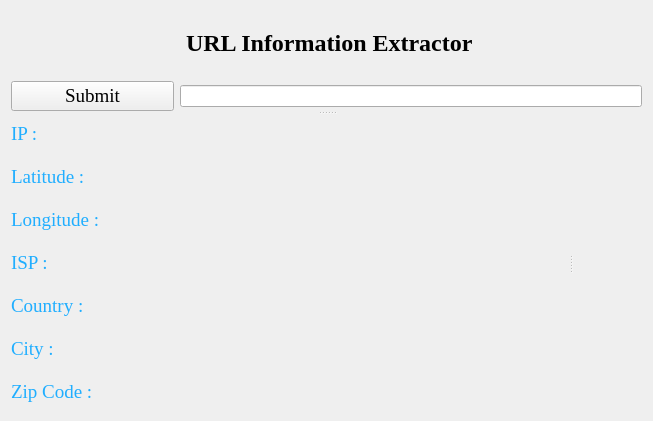
<?xml version="1.0" encoding="UTF-8"?>
<ui version="4.0">
 <class>Window</class>
 <widget class="QWidget" name="Window">
  <property name="geometry">
   <rect>
    <x>0</x>
    <y>0</y>
    <width>653</width>
    <height>421</height>
   </rect>
  </property>
  <property name="windowTitle">
   <string>URL Extractor</string>
  </property>
  <layout class="QGridLayout" name="gridLayout_2">
   <item row="0" column="1">
    <widget class="QSplitter" name="splitter_2">
     <property name="orientation">
      <enum>Qt::Vertical</enum>
     </property>
     <widget class="QWidget" name="Form" native="true">
      <layout class="QGridLayout" name="gridLayout">
       <item row="1" column="0">
        <widget class="QPushButton" name="pushButton">
         <property name="sizePolicy">
          <sizepolicy hsizetype="Expanding" vsizetype="Fixed">
           <horstretch>0</horstretch>
           <verstretch>0</verstretch>
          </sizepolicy>
         </property>
         <property name="font">
          <font>
           <family>Times New Roman</family>
           <pointsize>14</pointsize>
          </font>
         </property>
         <property name="text">
          <string>Submit</string>
         </property>
        </widget>
       </item>
       <item row="0" column="3">
        <spacer name="horizontalSpacer_2">
         <property name="orientation">
          <enum>Qt::Horizontal</enum>
         </property>
         <property name="sizeHint" stdset="0">
          <size>
           <width>40</width>
           <height>20</height>
          </size>
         </property>
        </spacer>
       </item>
       <item row="0" column="0">
        <spacer name="horizontalSpacer">
         <property name="orientation">
          <enum>Qt::Horizontal</enum>
         </property>
         <property name="sizeHint" stdset="0">
          <size>
           <width>40</width>
           <height>20</height>
          </size>
         </property>
        </spacer>
       </item>
       <item row="1" column="1" colspan="3">
        <widget class="QLineEdit" name="lineEdit">
         <property name="font">
          <font>
           <family>Times New Roman</family>
          </font>
         </property>
        </widget>
       </item>
       <item row="0" column="2">
        <widget class="QLabel" name="label">
         <property name="font">
          <font>
           <family>Times New Roman</family>
           <pointsize>18</pointsize>
           <weight>75</weight>
           <bold>true</bold>
          </font>
         </property>
         <property name="text">
          <string>URL Information Extractor</string>
         </property>
        </widget>
       </item>
      </layout>
     </widget>
     <widget class="QSplitter" name="splitter">
      <property name="styleSheet">
       <string notr="true">QLabel{

	color: rgb(255, 76, 43)

}</string>
      </property>
      <property name="orientation">
       <enum>Qt::Horizontal</enum>
      </property>
      <widget class="QWidget" name="widget" native="true">
       <property name="styleSheet">
        <string>QLabel{

color: &quot;rgb(32, 174, 255)&quot;

}</string>
       </property>
       <layout class="QVBoxLayout" name="verticalLayout">
        <item>
         <widget class="QLabel" name="label_2">
          <property name="font">
           <font>
            <family>Times New Roman</family>
            <pointsize>14</pointsize>
           </font>
          </property>
          <property name="styleSheet">
           <string notr="true">QLabel{

color: rgb(32, 174, 255)

}</string>
          </property>
          <property name="text">
           <string>IP :</string>
          </property>
         </widget>
        </item>
        <item>
         <widget class="QLabel" name="label_3">
          <property name="font">
           <font>
            <family>Times New Roman</family>
            <pointsize>14</pointsize>
           </font>
          </property>
          <property name="styleSheet">
           <string notr="true">QLabel{

color: rgb(32, 174, 255)

}</string>
          </property>
          <property name="text">
           <string>Latitude :</string>
          </property>
         </widget>
        </item>
        <item>
         <widget class="QLabel" name="label_5">
          <property name="font">
           <font>
            <family>Times New Roman</family>
            <pointsize>14</pointsize>
           </font>
          </property>
          <property name="styleSheet">
           <string notr="true">QLabel{

color: rgb(32, 174, 255)

}</string>
          </property>
          <property name="text">
           <string>Longitude :</string>
          </property>
         </widget>
        </item>
        <item>
         <widget class="QLabel" name="label_4">
          <property name="font">
           <font>
            <family>Times New Roman</family>
            <pointsize>14</pointsize>
           </font>
          </property>
          <property name="styleSheet">
           <string notr="true">QLabel{

color: rgb(32, 174, 255)

}</string>
          </property>
          <property name="text">
           <string>ISP :</string>
          </property>
         </widget>
        </item>
        <item>
         <widget class="QLabel" name="label_7">
          <property name="font">
           <font>
            <family>Times New Roman</family>
            <pointsize>14</pointsize>
           </font>
          </property>
          <property name="styleSheet">
           <string notr="true">QLabel{

color: rgb(32, 174, 255)

}</string>
          </property>
          <property name="text">
           <string>Country :</string>
          </property>
         </widget>
        </item>
        <item>
         <widget class="QLabel" name="label_6">
          <property name="font">
           <font>
            <family>Times New Roman</family>
            <pointsize>14</pointsize>
           </font>
          </property>
          <property name="styleSheet">
           <string notr="true">QLabel{

color: rgb(32, 174, 255)

}</string>
          </property>
          <property name="text">
           <string>City :</string>
          </property>
         </widget>
        </item>
        <item>
         <widget class="QLabel" name="label_8">
          <property name="font">
           <font>
            <family>Times New Roman</family>
            <pointsize>14</pointsize>
           </font>
          </property>
          <property name="styleSheet">
           <string notr="true">QLabel{

color: rgb(32, 174, 255)

}</string>
          </property>
          <property name="text">
           <string>Zip Code : </string>
          </property>
         </widget>
        </item>
       </layout>
      </widget>
      <widget class="QWidget" name="widget" native="true">
       <property name="styleSheet">
        <string notr="true">QLabel{

	color: rgb(255, 76, 43)

}</string>
       </property>
       <layout class="QVBoxLayout" name="verticalLayout_2">
        <item>
         <widget class="QLabel" name="label_9">
          <property name="font">
           <font>
            <family>Times New Roman</family>
            <pointsize>14</pointsize>
            <weight>75</weight>
            <bold>true</bold>
           </font>
          </property>
          <property name="styleSheet">
           <string notr="true">QLabel{

	color: rgb(255, 76, 43)

}</string>
          </property>
          <property name="text">
           <string/>
          </property>
         </widget>
        </item>
        <item>
         <widget class="QLabel" name="label_10">
          <property name="font">
           <font>
            <family>Times New Roman</family>
            <pointsize>14</pointsize>
            <weight>75</weight>
            <bold>true</bold>
           </font>
          </property>
          <property name="styleSheet">
           <string notr="true">QLabel{

	color: rgb(255, 76, 43)

}</string>
          </property>
          <property name="text">
           <string/>
          </property>
         </widget>
        </item>
        <item>
         <widget class="QLabel" name="label_11">
          <property name="font">
           <font>
            <family>Times New Roman</family>
            <pointsize>14</pointsize>
            <weight>75</weight>
            <bold>true</bold>
           </font>
          </property>
          <property name="styleSheet">
           <string notr="true">QLabel{

	color: rgb(255, 76, 43)

}</string>
          </property>
          <property name="text">
           <string/>
          </property>
         </widget>
        </item>
        <item>
         <widget class="QLabel" name="label_12">
          <property name="styleSheet">
           <string notr="true">QLabel{

	color: rgb(255, 76, 43)

}</string>
          </property>
          <property name="text">
           <string/>
          </property>
         </widget>
        </item>
        <item>
         <widget class="QLabel" name="label_13">
          <property name="font">
           <font>
            <family>Times New Roman</family>
            <pointsize>14</pointsize>
            <weight>75</weight>
            <bold>true</bold>
           </font>
          </property>
          <property name="styleSheet">
           <string notr="true">QLabel{

	color: rgb(255, 76, 43)

}</string>
          </property>
          <property name="text">
           <string/>
          </property>
         </widget>
        </item>
        <item>
         <widget class="QLabel" name="label_14">
          <property name="font">
           <font>
            <family>Times New Roman</family>
            <pointsize>14</pointsize>
            <weight>75</weight>
            <bold>true</bold>
           </font>
          </property>
          <property name="styleSheet">
           <string notr="true">QLabel{

	color: rgb(255, 76, 43)

}</string>
          </property>
          <property name="text">
           <string/>
          </property>
         </widget>
        </item>
        <item>
         <widget class="QLabel" name="label_15">
          <property name="font">
           <font>
            <family>Times New Roman</family>
            <pointsize>14</pointsize>
            <weight>75</weight>
            <bold>true</bold>
           </font>
          </property>
          <property name="styleSheet">
           <string notr="true">QLabel{

	color: rgb(255, 76, 43)

}</string>
          </property>
          <property name="text">
           <string/>
          </property>
         </widget>
        </item>
       </layout>
      </widget>
     </widget>
    </widget>
   </item>
  </layout>
 </widget>
 <resources/>
 <connections/>
</ui>
